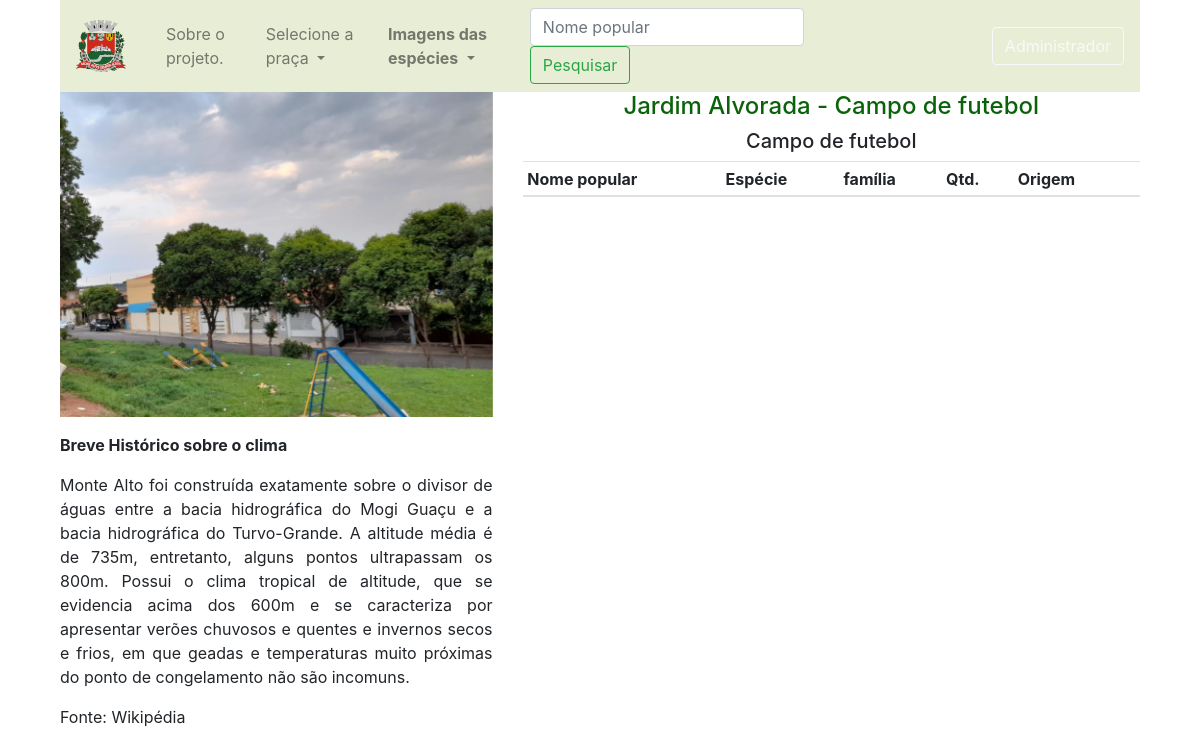
The page /praca/7 on the database as committed earlier.
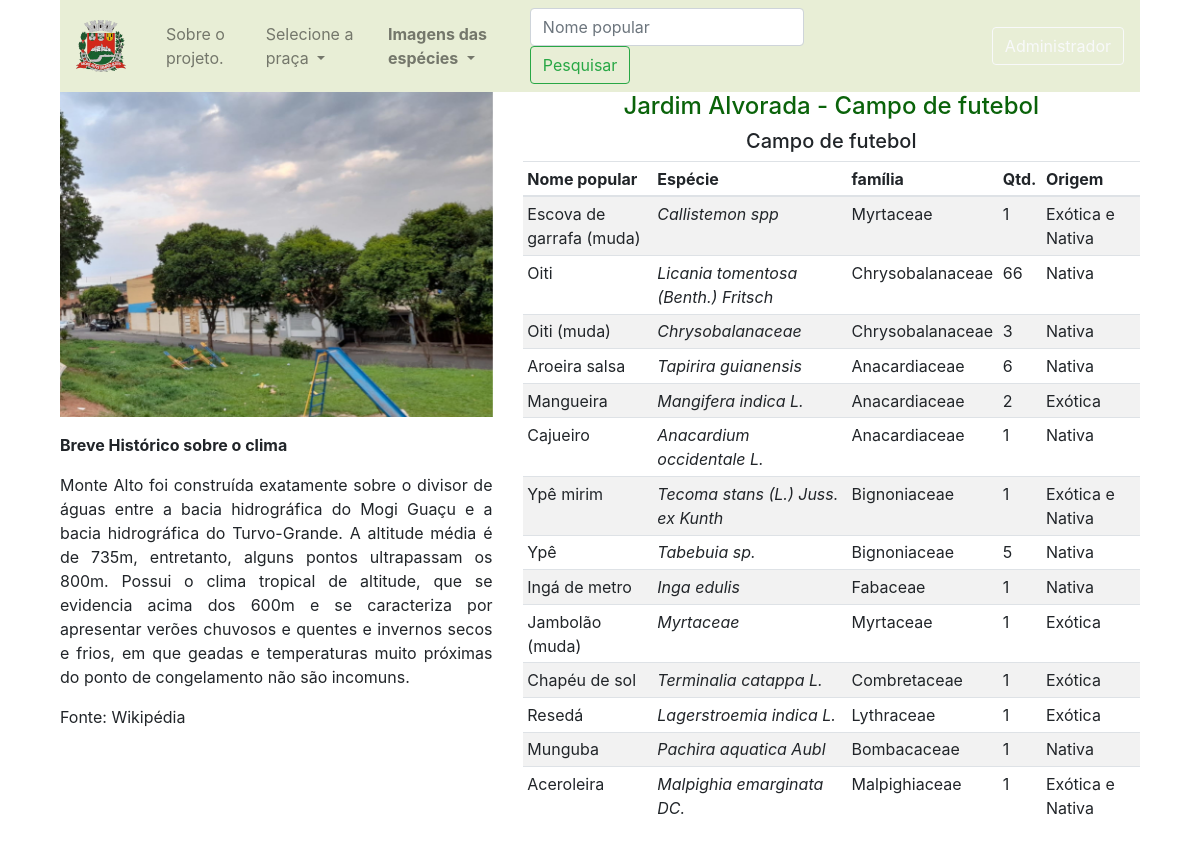
The same page on the database as committed later.
### app_arbo/trees/models.py (models this page shows, shortened)
class Praca(db.Model):
    id=db.Column(db.Integer,primary_key=True)
    name=db.Column(db.String(30),nullable=False,unique=True)
    end=db.Column(db.String(100),nullable=False,unique=False)
    desc=db.Column(db.String(500),nullable=False,unique=False)
    image_1=db.Column(db.String(30),nullable=False,unique=True)
    image_2=db.Column(db.String(30),nullable=False,unique=True)
    image_3=db.Column(db.String(30),nullable=False,unique=True)

class Addarvore(db.Model):
    id = db.Column(db.Integer, primary_key=True)
    qtd = db.Column(db.Integer, nullable=False)
    origem = db.Column(db.String(80), nullable=False)
    praca_id = db.Column(db.Integer, db.ForeignKey('praca.id'),nullable=False)
    praca = db.relationship('Praca', backref=db.backref('pracas', lazy=True))
    arvore_id = db.Column(db.Integer, db.ForeignKey('arvore.id'),nullable=False)
    arvore = db.relationship('Arvore', backref=db.backref('arvores', lazy=True))
    familia_id = db.Column(db.Integer, db.ForeignKey('familia.id'),nullable=False)
    familia = db.relationship('Familia', backref=db.backref('familias', lazy=True))

class Arvore (db.Model):
    id=db.Column(db.Integer,primary_key=True)
    name=db.Column(db.String(30),nullable=False,unique=True)
    especie=db.Column(db.String(100),nullable=False,unique=True)

class Familia(db.Model):
    id=db.Column(db.Integer,primary_key=True)
    name=db.Column(db.String(30),nullable=False,unique=True)

### app_arbo/trees/rotas.py (the view)
@app.route('/praca/<int:id>')
def get_praca(id):
    pracas = Praca.query.all()
    get_npraca = Praca.query.filter_by(id=id)
    get_image = Praca.query.filter_by(id=id)
    get_praca = Addarvore.query.filter_by(praca_id=id)
    return render_template('/trees/praca.html', pracas=pracas, get_praca=get_praca, get_npraca=get_npraca, get_image=get_image, title='Praças de Monte Alto - SP')

### app_arbo/templates/trees/praca.html (shortened to what this page needs)
{% extends 'layouts2.html' %}
{% block content %}
<div class="container">
    <div class="col-sm">
<nav class="navbar navbar-expand-lg navbar-light" style="background-color: #e8eed6">
  <a class="navbar-brand" href="/"><img class="navbar-brand" src="{{url_for('static', filename='images/brasao.png')}}"></a>
    <div class="collapse navbar-collapse" id="navbarSupportedContent">
      <ul class="navbar-nav mr-auto">
        <li class="nav-item">
          <a class="nav-link" href="/sobre">Sobre o projeto.</a>
        </li>
        <li class="nav-item dropdown">
          <a class="nav-link dropdown-toggle" href="#" id="navbarDropdown" role="button" data-toggle="dropdown" aria-haspopup="true" aria-expanded="false">
            Selecione a praça
          </a>
        </li>
        </ul>
        <ul class="navbar-nav mr-auto">
          <li class="nav-item dropdown">
            <a class="nav-link dropdown-toggle" href="#" id="navbarDropdown" role="button" data-toggle="dropdown" aria-haspopup="true" aria-expanded="false">
              <strong>Imagens das espécies</strong>
            </a>
            </li>
          </ul>
          <form class="form-inline my-2 my-lg-0" method="POST">
          <input class="form-control mr-sm-2" type="search" placeholder="Nome popular" autofocus="autofocus" name="search_string">
          <input class="btn btn-outline-success my-2 my-sm-0" type="submit" formaction="/search" value="Pesquisar">
        </form>
      <a href="{{url_for('admin')}}" class="btn btn-outline-light" style="margin-top: 0px; margin-left: 180px;">Administrador</a>
    </div>
  </nav>
</div>
<div class="container">
  {% for im in get_image %}
    <div class="row">
    <div class="col-md-5">
          <div id="carouselExampleIndicators" class="carousel slide" data-ride="carousel">
         <div class="carousel-inner">
          <div class="carousel-item active">
            <img class="d-block w-100" src="{{url_for('static', filename='images/'+ im.image_1)}}" alt="First slide">
          </div>
        </div>
        </div>
            <a class="carousel-control-prev" href="#carouselExampleIndicators" role="button" data-slide="prev">
          <span class="carousel-control-prev-icon" aria-hidden="true"></span>
            </a>
            <a class="carousel-control-next" href="#carouselExampleIndicators" role="button" data-slide="next">
          <span class="carousel-control-next-icon" aria-hidden="true"></span>
        </a>
        <div style="overflow:auto;">
        {% endfor %}
        {% for p in get_npraca %}
        <p>                                                                              <p style="text-align: justify;"><strong> Breve Histórico sobre o clima</strong><p style="text-align: justify;">Monte Alto foi construída exatamente sobre o divisor de águas entre a bacia hidrográfica do Mogi Guaçu e a bacia hidrográfica do Turvo-Grande. A altitude média é de 735m, entretanto, alguns pontos ultrapassam os 800m. Possui o clima tropical de altitude, que se evidencia acima dos 600m e se caracteriza por apresentar verões chuvosos e quentes e invernos secos e frios, em que geadas e temperaturas muito próximas do ponto de congelamento não são incomuns. </p>
        <p>Fonte: Wikipédia</p>
                                                                                                                                                                     </p>
  </div>
  </div>
    <div class="col-md-7">
          <h4 class="text-center"> {{p.name}}</h4>
          <h5 class="text-center"> {{p.end}}</h5>
          {% endfor %}
            <div class="col-md-14" >
              <table class="table table-sm table-striped">
                <thead>
                    <th>Nome popular</th>
                    <th>Espécie</th>
                    <th>família</th>
                    <th>Qtd.</th>
                    <th>Origem</th>
                    <th></th>
                 </thead>
                <tbody>
                    {% for arvore in get_praca %}
                    <tr>
                        <td>{{arvore.arvore.name}}</td>
                        <td><em>{{arvore.arvore.especie}}</em></a></td>
                        <td>{{arvore.familia.name}}</td>
                        <td>{{arvore.qtd}}</td>
                        <td>{{arvore.origem}}</td>
                        <td></td>
                    </div>
                </div>
                    {% endfor %}
      </div>
                </div>
        </div>
    </div>
      </div>
{% endblock content %}

### app_arbo/templates/layouts2.html (shortened to what this page needs)
<!doctype html>
<html lang="pt-br">
  <head>
    <link rel="stylesheet" href="{{url_for('static', filename='css/bootstrap.min.css')}}">
  </head>
  <body>
{% block content %}
{% endblock content %}
  </body>
</html>

### app_arbo/templates/trees/praca.html (style rules this page uses)
h4 { color: #0a630a }
a:link, a:visited, a:active a:hover { text-decoration: none; }

Rows that differ between the two databases and show on the page:
added Addarvore: arvore.name "Escova de garrafa (muda)", arvore.especie "Callistemon spp", familia.name "Myrtaceae", qtd "1", origem "Exótica e Nativa"
added Addarvore: arvore.name "Oiti", arvore.especie "Licania tomentosa (Benth.) Fritsch", familia.name "Chrysobalanaceae", qtd "66", origem "Nativa"
added Addarvore: arvore.name "Oiti (muda)", arvore.especie "Chrysobalanaceae", familia.name "Chrysobalanaceae", qtd "3", origem "Nativa"
added Addarvore: arvore.name "Aroeira salsa", arvore.especie "Tapirira guianensis", familia.name "Anacardiaceae", qtd "6", origem "Nativa"
added Addarvore: arvore.name "Mangueira", arvore.especie "Mangifera indica L.", familia.name "Anacardiaceae", qtd "2", origem "Exótica"
added Addarvore: arvore.name "Cajueiro", arvore.especie "Anacardium occidentale L.", familia.name "Anacardiaceae", qtd "1", origem "Nativa"
added Addarvore: arvore.name "Ypê mirim", arvore.especie "Tecoma stans (L.) Juss. ex Kunth", familia.name "Bignoniaceae", qtd "1", origem "Exótica e Nativa"
added Addarvore: arvore.name "Ypê", arvore.especie "Tabebuia sp.", familia.name "Bignoniaceae", qtd "5", origem "Nativa"
added Addarvore: arvore.name "Ingá de metro", arvore.especie "Inga edulis", familia.name "Fabaceae", qtd "1", origem "Nativa"
added Addarvore: arvore.name "Jambolão (muda)", arvore.especie "Myrtaceae", familia.name "Myrtaceae", qtd "1", origem "Exótica"
added Addarvore: arvore.name "Chapéu de sol", arvore.especie "Terminalia catappa L.", familia.name "Combretaceae", qtd "1", origem "Exótica"
added Addarvore: arvore.name "Resedá", arvore.especie "Lagerstroemia indica L.", familia.name "Lythraceae", qtd "1", origem "Exótica"
added Addarvore: arvore.name "Munguba", arvore.especie "Pachira aquatica Aubl", familia.name "Bombacaceae", qtd "1", origem "Nativa"
added Addarvore: arvore.name "Aceroleira", arvore.especie "Malpighia emarginata DC.", familia.name "Malpighiaceae", qtd "1", origem "Exótica e Nativa"
